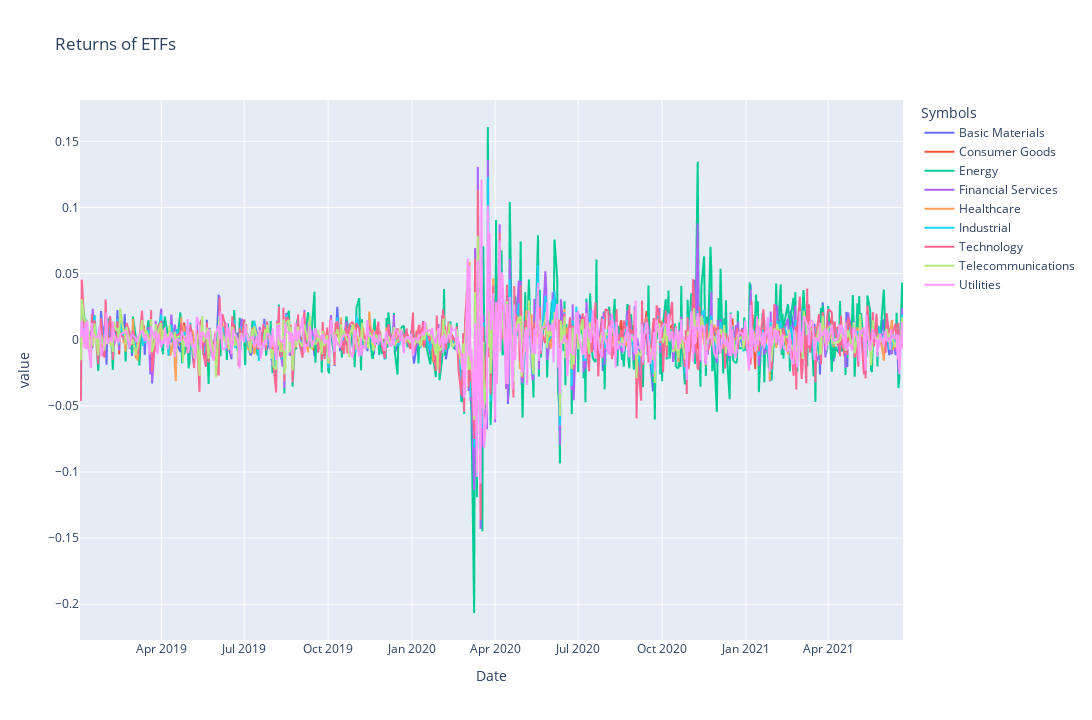

Notebook cell for this chart:
### Code cell
#Plot the graph of returns
change = data.pct_change()

change.drop(columns='Average',inplace=True)

px.line(change, title='Returns of ETFs',width=1280,height=720)

### Figure 1 — Plotly figure (JSON) as saved in the notebook; plotly's stock layout.template omitted (floating-point values rounded to 4 significant figures; data arrays with more than 128 entries replaced by an {"elided": "..."} marker saying what was removed)
{"data": [{"hovertemplate": "Symbols=Basic Materials<br>Date=%{x}<br>value=%{y}<extra></extra>", "legendgroup": "Basic Materials", "line": {"color": "#636efa", "dash": "solid"}, "mode": "lines", "name": "Basic Materials", "showlegend": true, "type": "scattergl", "x": {"elided": "623 str values"}, "xaxis": "x", "y": {"elided": "623 float values"}, "yaxis": "y"}, {"hovertemplate": "Symbols=Consumer Goods<br>Date=%{x}<br>value=%{y}<extra></extra>", "legendgroup": "Consumer Goods", "line": {"color": "#EF553B", "dash": "solid"}, "mode": "lines", "name": "Consumer Goods", "showlegend": true, "type": "scattergl", "x": {"elided": "623 str values"}, "xaxis": "x", "y": {"elided": "623 float values"}, "yaxis": "y"}, {"hovertemplate": "Symbols=Energy<br>Date=%{x}<br>value=%{y}<extra></extra>", "legendgroup": "Energy", "line": {"color": "#00cc96", "dash": "solid"}, "mode": "lines", "name": "Energy", "showlegend": true, "type": "scattergl", "x": {"elided": "623 str values"}, "xaxis": "x", "y": {"elided": "623 float values"}, "yaxis": "y"}, {"hovertemplate": "Symbols=Financial Services<br>Date=%{x}<br>value=%{y}<extra></extra>", "legendgroup": "Financial Services", "line": {"color": "#ab63fa", "dash": "solid"}, "mode": "lines", "name": "Financial Services", "showlegend": true, "type": "scattergl", "x": {"elided": "623 str values"}, "xaxis": "x", "y": {"elided": "623 float values"}, "yaxis": "y"}, {"hovertemplate": "Symbols=Healthcare<br>Date=%{x}<br>value=%{y}<extra></extra>", "legendgroup": "Healthcare", "line": {"color": "#FFA15A", "dash": "solid"}, "mode": "lines", "name": "Healthcare", "showlegend": true, "type": "scattergl", "x": {"elided": "623 str values"}, "xaxis": "x", "y": {"elided": "623 float values"}, "yaxis": "y"}, {"hovertemplate": "Symbols=Industrial<br>Date=%{x}<br>value=%{y}<extra></extra>", "legendgroup": "Industrial", "line": {"color": "#19d3f3", "dash": "solid"}, "mode": "lines", "name": "Industrial", "showlegend": true, "type": "scattergl", "x": {"elided": "623 str values"}, "xaxis": "x", "y": {"elided": "623 float values"}, "yaxis": "y"}, {"hovertemplate": "Symbols=Technology<br>Date=%{x}<br>value=%{y}<extra></extra>", "legendgroup": "Technology", "line": {"color": "#FF6692", "dash": "solid"}, "mode": "lines", "name": "Technology", "showlegend": true, "type": "scattergl", "x": {"elided": "623 str values"}, "xaxis": "x", "y": {"elided": "623 float values"}, "yaxis": "y"}, {"hovertemplate": "Symbols=Telecommunications<br>Date=%{x}<br>value=%{y}<extra></extra>", "legendgroup": "Telecommunications", "line": {"color": "#B6E880", "dash": "solid"}, "mode": "lines", "name": "Telecommunications", "showlegend": true, "type": "scattergl", "x": {"elided": "623 str values"}, "xaxis": "x", "y": {"elided": "623 float values"}, "yaxis": "y"}, {"hovertemplate": "Symbols=Utilities<br>Date=%{x}<br>value=%{y}<extra></extra>", "legendgroup": "Utilities", "line": {"color": "#FF97FF", "dash": "solid"}, "mode": "lines", "name": "Utilities", "showlegend": true, "type": "scattergl", "x": {"elided": "623 str values"}, "xaxis": "x", "y": {"elided": "623 float values"}, "yaxis": "y"}], "layout": {"height": 720, "legend": {"title": {"text": "Symbols"}, "tracegroupgap": 0}, "title": {"text": "Returns of ETFs"}, "width": 1280, "xaxis": {"anchor": "y", "domain": [0, 1], "title": {"text": "Date"}}, "yaxis": {"anchor": "x", "domain": [0, 1], "title": {"text": "value"}}}}
